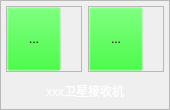
<?xml version="1.0" encoding="UTF-8"?>
<ui version="4.0">
 <class>SourceModel</class>
 <widget class="QFrame" name="SourceModel">
  <property name="geometry">
   <rect>
    <x>0</x>
    <y>0</y>
    <width>170</width>
    <height>110</height>
   </rect>
  </property>
  <property name="windowTitle">
   <string>Frame</string>
  </property>
  <property name="styleSheet">
   <string notr="true">#source_1,#source_2,#source_3,#source_4,#source_6,#source_7,#source_8,#source_5
{
border-style: solid; 
border-width: 2px;
border-color: qlineargradient(spread:pad, x1:0, y1:0, x2:0, y2:1, stop:0 rgba(190, 226, 254, 196), stop:1 rgba(161, 193, 218, 211));
background-color: qlineargradient(spread:pad, x1:0, y1:0, x2:1, y2:0, stop:0.636364 rgba(90, 101, 205, 96));
}</string>
  </property>
  <property name="frameShape">
   <enum>QFrame::StyledPanel</enum>
  </property>
  <property name="frameShadow">
   <enum>QFrame::Raised</enum>
  </property>
  <layout class="QGridLayout" name="gridLayout" rowstretch="5,2">
   <property name="leftMargin">
    <number>5</number>
   </property>
   <property name="topMargin">
    <number>5</number>
   </property>
   <property name="rightMargin">
    <number>5</number>
   </property>
   <property name="bottomMargin">
    <number>5</number>
   </property>
   <item row="0" column="1">
    <widget class="QFrame" name="frame_2">
     <property name="frameShape">
      <enum>QFrame::StyledPanel</enum>
     </property>
     <property name="frameShadow">
      <enum>QFrame::Raised</enum>
     </property>
     <layout class="QHBoxLayout" name="horizontalLayout_2">
      <property name="spacing">
       <number>0</number>
      </property>
      <property name="leftMargin">
       <number>0</number>
      </property>
      <property name="topMargin">
       <number>0</number>
      </property>
      <property name="rightMargin">
       <number>0</number>
      </property>
      <property name="bottomMargin">
       <number>0</number>
      </property>
      <item>
       <widget class="QToolButton" name="toolButton_2">
        <property name="sizePolicy">
         <sizepolicy hsizetype="Ignored" vsizetype="Ignored">
          <horstretch>0</horstretch>
          <verstretch>0</verstretch>
         </sizepolicy>
        </property>
        <property name="styleSheet">
         <string notr="true">background-color: rgba(0, 255, 0, 0);</string>
        </property>
        <property name="text">
         <string>...</string>
        </property>
        <property name="icon">
         <iconset resource="../../img.qrc">
          <normaloff>:/img/img/radar_2.png</normaloff>:/img/img/radar_2.png</iconset>
        </property>
        <property name="iconSize">
         <size>
          <width>100</width>
          <height>100</height>
         </size>
        </property>
       </widget>
      </item>
      <item>
       <widget class="WaveBar" name="waveBar_2">
        <property name="minimumSize">
         <size>
          <width>20</width>
          <height>0</height>
         </size>
        </property>
        <property name="maximumSize">
         <size>
          <width>20</width>
          <height>16777215</height>
         </size>
        </property>
       </widget>
      </item>
     </layout>
    </widget>
   </item>
   <item row="1" column="0" colspan="2">
    <widget class="QLabel" name="name">
     <property name="styleSheet">
      <string notr="true">border-image: url(:/img/img/nemebackground.png);
color: rgb(255, 255, 255);</string>
     </property>
     <property name="text">
      <string>xxx卫星接收机</string>
     </property>
     <property name="alignment">
      <set>Qt::AlignCenter</set>
     </property>
    </widget>
   </item>
   <item row="0" column="0">
    <widget class="QFrame" name="frame">
     <property name="frameShape">
      <enum>QFrame::StyledPanel</enum>
     </property>
     <property name="frameShadow">
      <enum>QFrame::Raised</enum>
     </property>
     <layout class="QHBoxLayout" name="horizontalLayout">
      <property name="spacing">
       <number>0</number>
      </property>
      <property name="leftMargin">
       <number>0</number>
      </property>
      <property name="topMargin">
       <number>0</number>
      </property>
      <property name="rightMargin">
       <number>0</number>
      </property>
      <property name="bottomMargin">
       <number>0</number>
      </property>
      <item>
       <widget class="QToolButton" name="toolButton_1">
        <property name="sizePolicy">
         <sizepolicy hsizetype="Ignored" vsizetype="Ignored">
          <horstretch>0</horstretch>
          <verstretch>0</verstretch>
         </sizepolicy>
        </property>
        <property name="styleSheet">
         <string notr="true">background-color: rgba(0, 255, 0, 0);</string>
        </property>
        <property name="text">
         <string>...</string>
        </property>
        <property name="icon">
         <iconset resource="../../img.qrc">
          <normaloff>:/img/img/radar_1.png</normaloff>:/img/img/radar_1.png</iconset>
        </property>
        <property name="iconSize">
         <size>
          <width>100</width>
          <height>100</height>
         </size>
        </property>
       </widget>
      </item>
      <item>
       <widget class="WaveBar" name="waveBar_1">
        <property name="minimumSize">
         <size>
          <width>20</width>
          <height>0</height>
         </size>
        </property>
        <property name="maximumSize">
         <size>
          <width>20</width>
          <height>16777215</height>
         </size>
        </property>
       </widget>
      </item>
     </layout>
    </widget>
   </item>
  </layout>
 </widget>
 <customwidgets>
  <customwidget>
   <class>WaveBar</class>
   <extends>QWidget</extends>
   <header>wavebar.h</header>
  </customwidget>
 </customwidgets>
 <resources>
  <include location="../../img.qrc"/>
 </resources>
 <connections/>
</ui>
